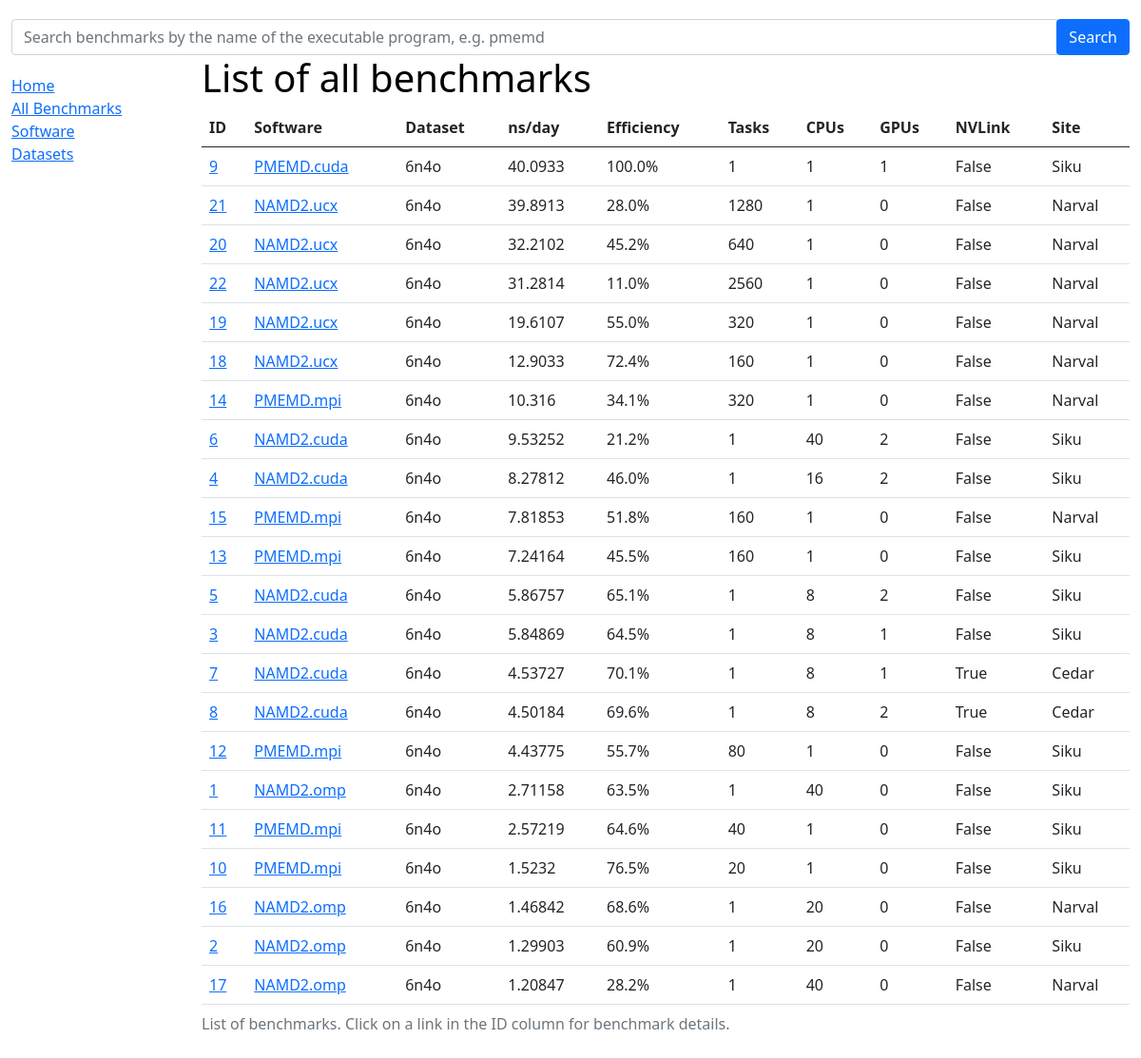
/mdbench/benchmarks/, run on an earlier commit of the app's database.
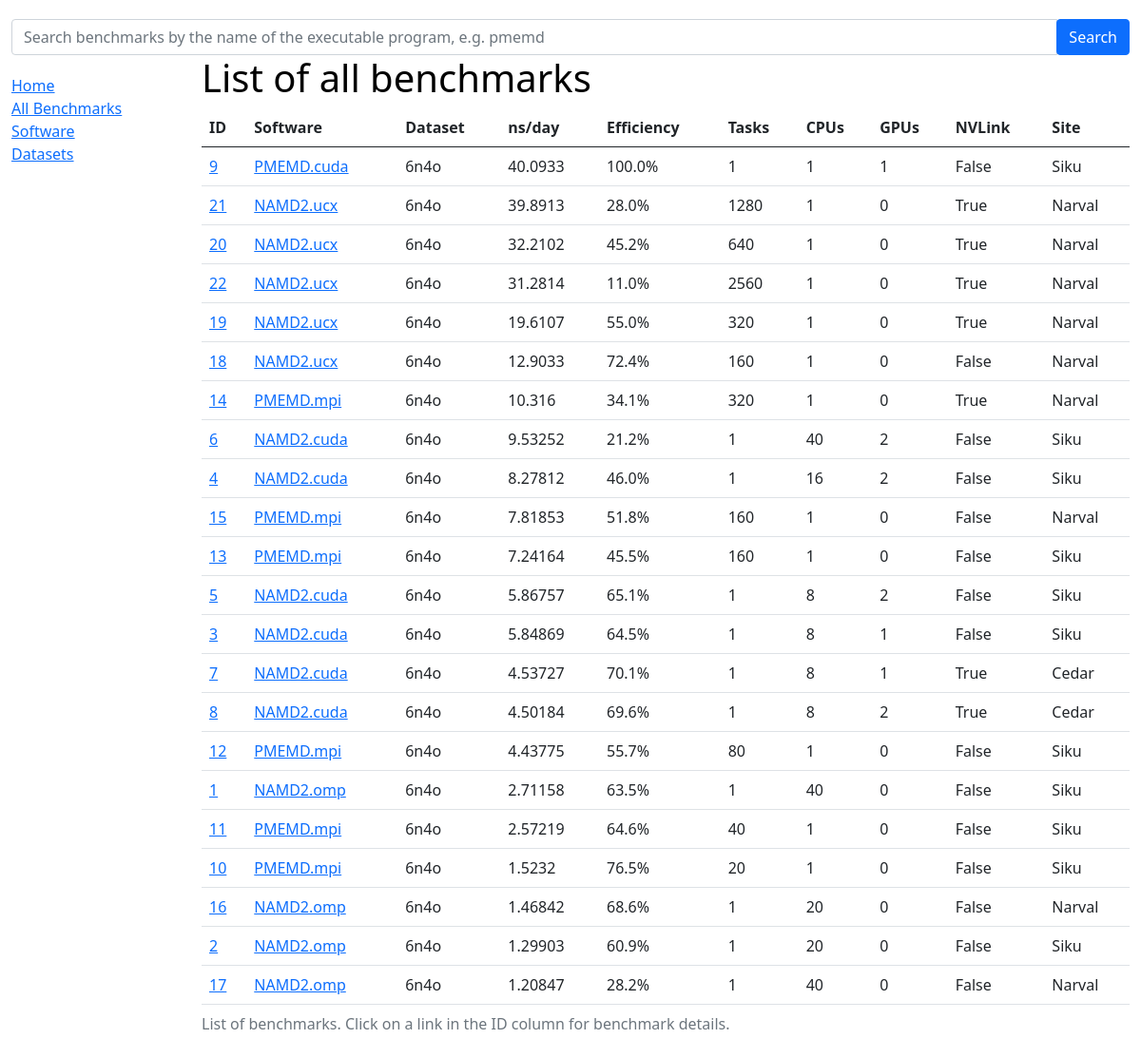
And on a later commit of the database.
### mdbench/models.py (models this page shows, shortened)
class BenchmarkInstance(models.Model):
    class Meta:
        verbose_name_plural = "4. Parallel Benchmarks"
    benchmark = models.ForeignKey('Benchmark', on_delete=models.RESTRICT, null=True)
    software = models.ForeignKey('Software', on_delete=models.RESTRICT, null=True)
    simulation_input = models.ForeignKey('SimulationInput', on_delete=models.RESTRICT, null=True)
    cpu = models.ForeignKey('CPU', on_delete=models.RESTRICT, null=True)
    gpu = models.ForeignKey('GPU', on_delete=models.RESTRICT, blank=True, null=True)
    resource = models.ForeignKey('Resource', on_delete=models.RESTRICT, null=True)
    rate_min = models.FloatField(help_text='Simulation speed, ns/day')
    rate_max = models.FloatField(help_text='Simulation speed, ns/day')
    serial = models.ForeignKey('SerialBenchmarkInstance', on_delete=models.RESTRICT, null=True)
    cpu_efficiency = models.FloatField(help_text='Efficiency, %')
    site = models.ForeignKey('Site', on_delete=models.RESTRICT, null=True)
    def get_absolute_url(self):
        return reverse('benchmark-detail', args=[str(self.id)])

class Resource(models.Model):
    class Meta:
        verbose_name_plural = "6. Computing Resources"
    ncpu = models.IntegerField()
    ntasks = models.IntegerField()
    ngpu = models.IntegerField()
    nvlink = models.BooleanField()

class Software(models.Model):
    class Meta:
        verbose_name_plural = "2. MD Engines"
    name = models.CharField(max_length=100, help_text='Enter a software name (e.g. NAMD)')
    module = models.CharField(max_length=100, help_text='Enter a module name')
    module_version = models.CharField(max_length=100, help_text='Enter a module version')
    toolchain = models.CharField(max_length=100, help_text='Enter a toolchain name')
    toolchain_version = models.CharField(max_length=100, help_text='Enter a toolchain version')
    instruction_set = models.CharField(max_length=100, help_text='Enter CPU instruction set (avx2/avx512)')
    example_submission  = models.TextField()
    benchmark_submission = models.TextField()
    def get_absolute_url(self):
        return reverse('software-detail', args=[str(self.id)])

class Benchmark(models.Model):
    class Meta:
        verbose_name_plural = "1. Test Systems"
    name = models.CharField(max_length=100, help_text='Enter a benchmark name')
    natoms = models.IntegerField()
    description = models.TextField()

class Site(models.Model):
    class Meta:
        verbose_name_plural = "9. CC Sites"
    name = models.CharField(max_length=100, help_text='Enter a site name (e.g. Cedar)')
    def __str__(self):
        return f'{self.name}'

### mdbench/views.py (the view)
# urls.py: path('benchmarks/', views.BenchmarkListView.as_view(), name='benchmarks'),
class BenchmarkListView(generic.ListView):
    queryset = BenchmarkInstance.objects.order_by('-rate_max')

### mdbench/templates/mdbench/benchmarkinstance_list.html
{% extends "base_generic.html" %}
{% block content %}
  <h1>List of all benchmarks</h1>
  {% if benchmarkinstance_list %}
  <table class="table table-hover">
    <caption>List of benchmarks. Click on a link in the ID column for benchmark details.</caption>
    <thead class="thead-dark">
    <tr>
      <th>ID</th>
      <th>Software</th>
      <th>Dataset</th>
      <th>ns/day</th>
      <th>Efficiency</th>
      <th>Tasks</th>
      <th>CPUs</th>
      <th>GPUs</th>
      <th>NVLink</th>
      <th>Site</th>
    </tr>
    </thead>
  <tr>
    {% for benchmark in benchmarkinstance_list %}
      <td> <a href="{{ benchmark.get_absolute_url }}"> {{benchmark.id}}</a> </td>
      <td> <a href="{{ benchmark.software.get_absolute_url }}">{{ benchmark.software.name }}</a> </td>
      <td> {{ benchmark.benchmark.name }}</td>
      <td> {{ benchmark.rate_max }} </td>
      <td> {{ benchmark.cpu_efficiency }}%</a> </td>
      <td> {{ benchmark.resource.ntasks }}</td>
      <td> {{ benchmark.resource.ncpu }}</td>
      <td> {{ benchmark.resource.ngpu }}</td>
      <td> {{ benchmark.resource.nvlink }}</td>
      <td> {{ benchmark.site }}</td>
  </tr>
    {% endfor %}
  </table>
  {% else %}
    <p>There are no benchmarks in the database.</p>
  {% endif %}
{% endblock %}

What changed in the data, as far as the page shows it:
changed through a linked row, BenchmarkInstance id 21: resource.nvlink "False" → "True"
changed through a linked row, BenchmarkInstance id 20: resource.nvlink "False" → "True"
changed through a linked row, BenchmarkInstance id 22: resource.nvlink "False" → "True"
changed through a linked row, BenchmarkInstance id 19: resource.nvlink "False" → "True"
changed through a linked row, BenchmarkInstance id 14: resource.nvlink "False" → "True"
